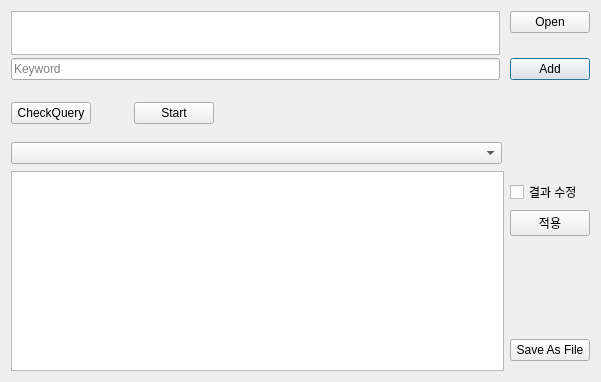
<?xml version="1.0" encoding="UTF-8"?>
<ui version="4.0">
 <class>Form</class>
 <widget class="QWidget" name="Form">
  <property name="geometry">
   <rect>
    <x>0</x>
    <y>0</y>
    <width>601</width>
    <height>382</height>
   </rect>
  </property>
  <property name="windowTitle">
   <string>Form</string>
  </property>
  <layout class="QGridLayout" name="gridLayout">
   <item row="0" column="0">
    <layout class="QVBoxLayout" name="verticalLayout_13">
     <property name="spacing">
      <number>3</number>
     </property>
     <item>
      <layout class="QGridLayout" name="gridLayout_8">
       <property name="sizeConstraint">
        <enum>QLayout::SetMinimumSize</enum>
       </property>
       <property name="horizontalSpacing">
        <number>10</number>
       </property>
       <property name="verticalSpacing">
        <number>0</number>
       </property>
       <item row="1" column="1">
        <spacer name="verticalSpacer_4">
         <property name="orientation">
          <enum>Qt::Vertical</enum>
         </property>
         <property name="sizeType">
          <enum>QSizePolicy::Fixed</enum>
         </property>
         <property name="sizeHint" stdset="0">
          <size>
           <width>20</width>
           <height>22</height>
          </size>
         </property>
        </spacer>
       </item>
       <item row="0" column="1">
        <widget class="QPushButton" name="openFile_btn_2">
         <property name="text">
          <string>Open</string>
         </property>
        </widget>
       </item>
       <item row="0" column="0" rowspan="2">
        <widget class="QTextBrowser" name="FileDIR_Browser_2">
         <property name="sizePolicy">
          <sizepolicy hsizetype="Expanding" vsizetype="Ignored">
           <horstretch>0</horstretch>
           <verstretch>0</verstretch>
          </sizepolicy>
         </property>
        </widget>
       </item>
      </layout>
     </item>
     <item>
      <layout class="QVBoxLayout" name="verticalLayout_14">
       <item>
        <layout class="QHBoxLayout" name="horizontalLayout_12">
         <property name="spacing">
          <number>10</number>
         </property>
         <item>
          <widget class="QLineEdit" name="Query_LineEdit_2">
           <property name="sizePolicy">
            <sizepolicy hsizetype="Minimum" vsizetype="Fixed">
             <horstretch>0</horstretch>
             <verstretch>0</verstretch>
            </sizepolicy>
           </property>
           <property name="contextMenuPolicy">
            <enum>Qt::DefaultContextMenu</enum>
           </property>
           <property name="toolTip">
            <string>Input Search Keyword</string>
           </property>
           <property name="statusTip">
            <string/>
           </property>
           <property name="placeholderText">
            <string>Keyword</string>
           </property>
          </widget>
         </item>
         <item>
          <widget class="QPushButton" name="AddQuery_btn_2">
           <property name="sizePolicy">
            <sizepolicy hsizetype="Fixed" vsizetype="Fixed">
             <horstretch>0</horstretch>
             <verstretch>0</verstretch>
            </sizepolicy>
           </property>
           <property name="text">
            <string>Add</string>
           </property>
           <property name="default">
            <bool>true</bool>
           </property>
          </widget>
         </item>
        </layout>
       </item>
       <item>
        <layout class="QHBoxLayout" name="horizontalLayout_16">
         <property name="topMargin">
          <number>19</number>
         </property>
         <property name="bottomMargin">
          <number>14</number>
         </property>
         <item>
          <widget class="QPushButton" name="CheckQuery_btn_2">
           <property name="toolTip">
            <string>Keywords확인 및 변경</string>
           </property>
           <property name="text">
            <string>CheckQuery</string>
           </property>
          </widget>
         </item>
         <item>
          <spacer name="horizontalSpacer_4">
           <property name="orientation">
            <enum>Qt::Horizontal</enum>
           </property>
           <property name="sizeType">
            <enum>QSizePolicy::Fixed</enum>
           </property>
           <property name="sizeHint" stdset="0">
            <size>
             <width>40</width>
             <height>20</height>
            </size>
           </property>
          </spacer>
         </item>
         <item>
          <widget class="QPushButton" name="activateFunc_btn_2">
           <property name="toolTip">
            <string>작업시작</string>
           </property>
           <property name="text">
            <string>Start</string>
           </property>
          </widget>
         </item>
         <item>
          <spacer name="horizontalSpacer_5">
           <property name="orientation">
            <enum>Qt::Horizontal</enum>
           </property>
           <property name="sizeHint" stdset="0">
            <size>
             <width>338</width>
             <height>20</height>
            </size>
           </property>
          </spacer>
         </item>
        </layout>
       </item>
      </layout>
     </item>
     <item>
      <layout class="QHBoxLayout" name="horizontalLayout_17">
       <property name="spacing">
        <number>0</number>
       </property>
       <property name="topMargin">
        <number>1</number>
       </property>
       <property name="bottomMargin">
        <number>1</number>
       </property>
       <item>
        <widget class="QComboBox" name="SelectKeyword_cbox_2"/>
       </item>
       <item>
        <spacer name="horizontalSpacer_6">
         <property name="orientation">
          <enum>Qt::Horizontal</enum>
         </property>
         <property name="sizeType">
          <enum>QSizePolicy::Fixed</enum>
         </property>
         <property name="sizeHint" stdset="0">
          <size>
           <width>88</width>
           <height>20</height>
          </size>
         </property>
        </spacer>
       </item>
      </layout>
     </item>
    </layout>
   </item>
   <item row="1" column="0">
    <layout class="QHBoxLayout" name="horizontalLayout_15">
     <item>
      <widget class="QTableWidget" name="ViewResult_table_2">
       <property name="sizePolicy">
        <sizepolicy hsizetype="Expanding" vsizetype="Preferred">
         <horstretch>0</horstretch>
         <verstretch>0</verstretch>
        </sizepolicy>
       </property>
      </widget>
     </item>
     <item>
      <layout class="QVBoxLayout" name="verticalLayout_11">
       <item>
        <layout class="QVBoxLayout" name="verticalLayout_12">
         <item>
          <widget class="QCheckBox" name="FlagEditable_chbox_2">
           <property name="toolTip">
            <string>더블클릭시 수정가능</string>
           </property>
           <property name="text">
            <string>결과 수정</string>
           </property>
          </widget>
         </item>
         <item>
          <widget class="QPushButton" name="changeAdmit_btn_2">
           <property name="text">
            <string>적용</string>
           </property>
           <property name="autoDefault">
            <bool>true</bool>
           </property>
          </widget>
         </item>
        </layout>
       </item>
       <item>
        <spacer name="verticalSpacer_3">
         <property name="orientation">
          <enum>Qt::Vertical</enum>
         </property>
         <property name="sizeType">
          <enum>QSizePolicy::Preferred</enum>
         </property>
         <property name="sizeHint" stdset="0">
          <size>
           <width>20</width>
           <height>88</height>
          </size>
         </property>
        </spacer>
       </item>
       <item>
        <widget class="QPushButton" name="SaveAsFIle_btn_2">
         <property name="text">
          <string>Save As File</string>
         </property>
        </widget>
       </item>
      </layout>
     </item>
    </layout>
   </item>
  </layout>
 </widget>
 <resources/>
 <connections/>
</ui>
